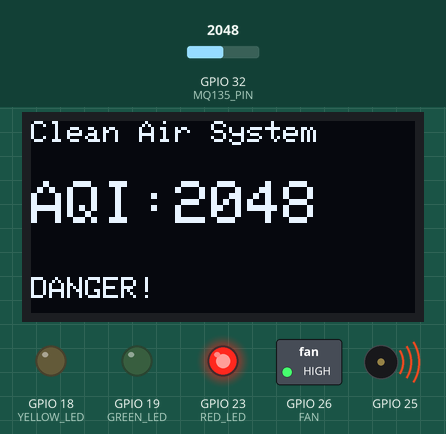
The sketch below on a simulated ESP32. Shown: 128×64 one-colour display, switched loads named in the sketch (green lamp = pin HIGH), output pins drawn as LEDs (lit = HIGH), buzzer (waves = sounding). Inputs (shaded band) come from the test bench; at power-on: GPIO 32 (MQ135_PIN) = 2048. What the sketch prints to the serial monitor is not drawn.

Above: at 3.2 s.
3.3 s: GPIO 32 (MQ135_PIN) set to 1931
At 4.2 s:
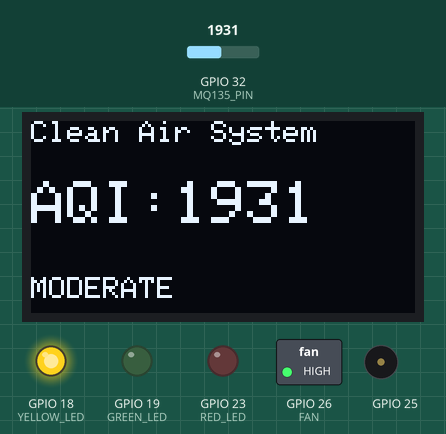
5.8 s: GPIO 32 (MQ135_PIN) set to 1056
At 5.93 s:
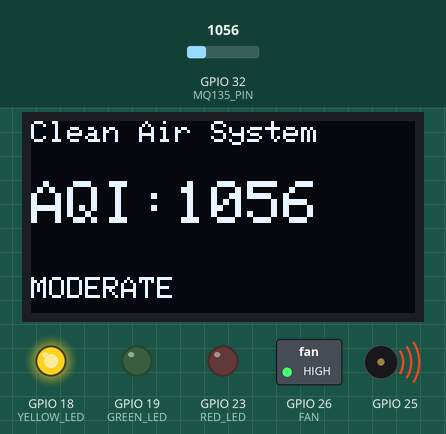
7.3 s: GPIO 32 (MQ135_PIN) set to 966
At 9.2 s:
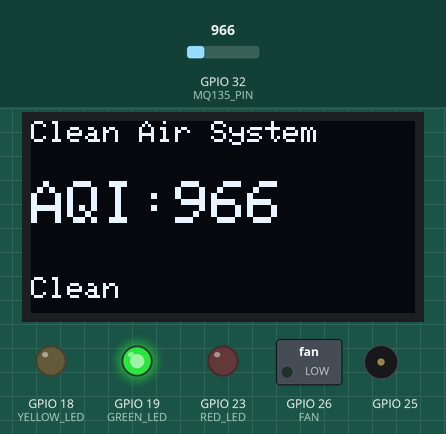
9.5 s: GPIO 32 (MQ135_PIN) set to 1040
At 10.2 s:
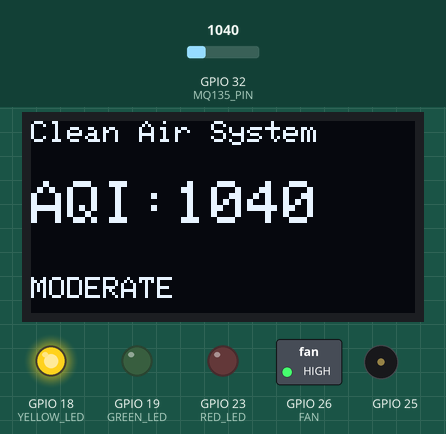
11.0 s: GPIO 32 (MQ135_PIN) set to 2040
At 11.5 s:
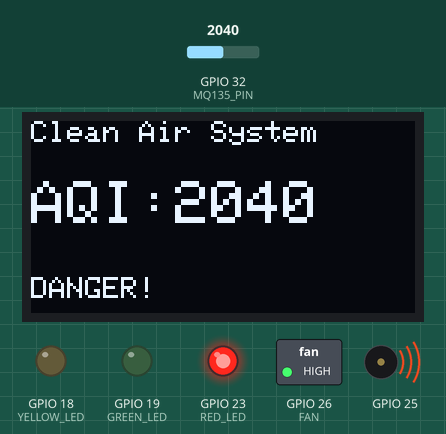
Timing chart, 0 to 13.5 s (numbered marks = the images above; inputs shaded):
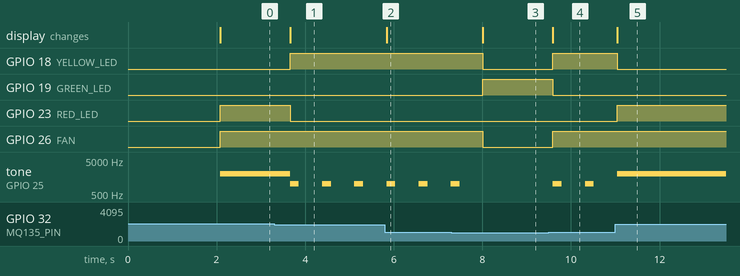

The sketch:

s.fair_2.ino
```cpp
#include <Wire.h>
#include <Adafruit_GFX.h>
#include <Adafruit_SH110X.h>

// OLED
Adafruit_SH1106G display = Adafruit_SH1106G(128, 64, &Wire);

// Pins
#define MQ135_PIN 32

#define GREEN_LED 19
#define YELLOW_LED 18
#define RED_LED 23

#define BUZZER 25
#define FAN 26

// PWM Channel for Buzzer (ESP32 native tone replacement)
#define BUZZER_CHANNEL 0

int airValue = 0;

String getStatus(int val) {
  if (val < 1000)
    return "Clean";
  else if (val < 2000)
    return "MODERATE";
  else
    return "DANGER!";
}

void setup() {
  Serial.begin(115200);

  // LEDs
  pinMode(GREEN_LED, OUTPUT);
  pinMode(YELLOW_LED, OUTPUT);
  pinMode(RED_LED, OUTPUT);

  // Outputs
  pinMode(FAN, OUTPUT);

  // Setup ESP32 PWM for Buzzer
  ledcAttachChannel(BUZZER, 2000, 8, BUZZER_CHANNEL);

  // OLED Initialization (Uses default ESP32 I2C pins: SDA=21, SCL=22)
  if(!display.begin(0x3C, true)) {
    Serial.println("SH1106 allocation failed");
    for(;;); // Don't proceed, loop forever
  }

  display.clearDisplay();
  display.setTextColor(SH110X_WHITE);

  // Startup Screen
  display.setTextSize(2);
  display.setCursor(10, 20);
  display.println("AQI SYS");
  display.display();

  delay(2000);
}

void loop() {
  airValue = analogRead(MQ135_PIN);
  Serial.print("AQI Value: ");
  Serial.println(airValue);

  // ===== OLED =====
  display.clearDisplay();

  display.setTextSize(1);
  display.setCursor(0, 0);
  display.println("Clean Air System");

  display.setTextSize(2);
  display.setCursor(0, 20);
  display.print("AQI:");
  display.println(airValue);

  display.setTextSize(1);
  display.setCursor(0, 52);
  display.println(getStatus(airValue));

  display.display();

  // ===== AIR LOGIC =====

  // GOOD AIR
  if (airValue < 1000) {
    digitalWrite(GREEN_LED, HIGH);
    digitalWrite(YELLOW_LED, LOW);
    digitalWrite(RED_LED, LOW);

    digitalWrite(FAN, LOW);

    ledcWriteTone(BUZZER, 0); // Turn off buzzer
  }

  // MODERATE
  else if (airValue < 2000) {
    digitalWrite(GREEN_LED, LOW);
    digitalWrite(YELLOW_LED, HIGH);
    digitalWrite(RED_LED, LOW);

    digitalWrite(FAN, HIGH);

    // Beep pattern using non-blocking delays
    ledcWriteTone(BUZZER, 1000);
    delay(200);
    ledcWriteTone(BUZZER, 0);
  }

  // DANGER
  else {
    digitalWrite(GREEN_LED, LOW);
    digitalWrite(YELLOW_LED, LOW);
    digitalWrite(RED_LED, HIGH);

    digitalWrite(FAN, HIGH);

    ledcWriteTone(BUZZER, 2000); // Continuous tone
  }

  delay(500);
}
```

Measured:
- the behaviour switches between 2000 and 1999 on GPIO 32 (MQ135_PIN) (found by bisection; images 0 and 1)
- the behaviour switches between 1000 and 999 on GPIO 32 (MQ135_PIN) (found by bisection; images 2 and 3)
- after the input at 3.3 s, GPIO 18 (YELLOW_LED): LOW → HIGH after 0.36 s; GPIO 23 (RED_LED): HIGH → LOW after 0.36 s; tone on GPIO 25: alternates 1000 Hz for 0.20 s and silent for 0.53 s, starting after 0.36 s; the display: changes after 0.36 s (image 1)
- after the input at 5.8 s, the display: changes at once (image 2)
- after the input at 7.3 s, GPIO 18 (YELLOW_LED), GPIO 26 (FAN): HIGH → LOW after 0.71 s; GPIO 19 (GREEN_LED): LOW → HIGH after 0.71 s; tone on GPIO 25: goes on until 7.5 s, then stays silent; the display: changes after 0.71 s (image 3)
- after the input at 9.5 s, GPIO 18 (YELLOW_LED), GPIO 26 (FAN): LOW → HIGH after 0.09 s; GPIO 19 (GREEN_LED): HIGH → LOW after 0.09 s; tone on GPIO 25: alternates 1000 Hz for 0.20 s and silent for 0.53 s, starting after 0.09 s; the display: changes after 0.09 s (image 4)
- after the input at 11.0 s, GPIO 18 (YELLOW_LED): HIGH → LOW at once; GPIO 23 (RED_LED): LOW → HIGH at once; the display: changes at once (image 5)
